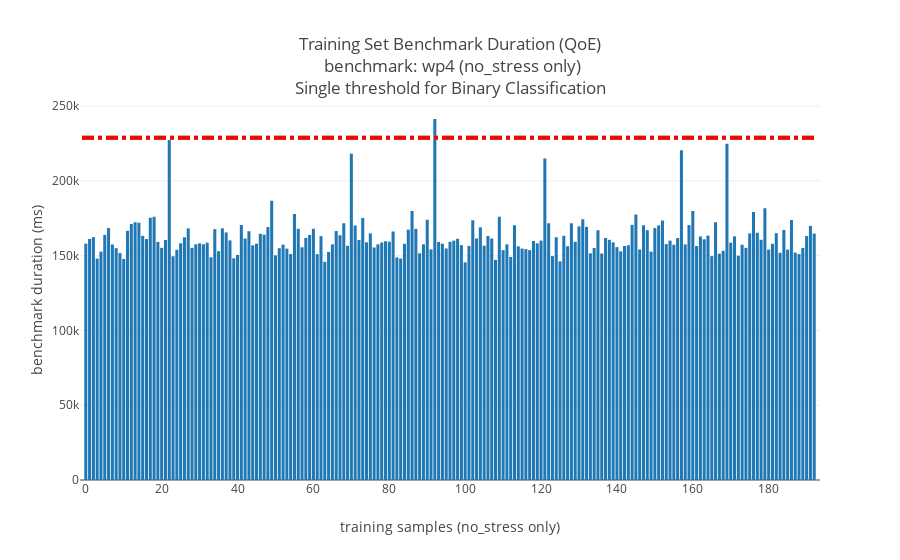
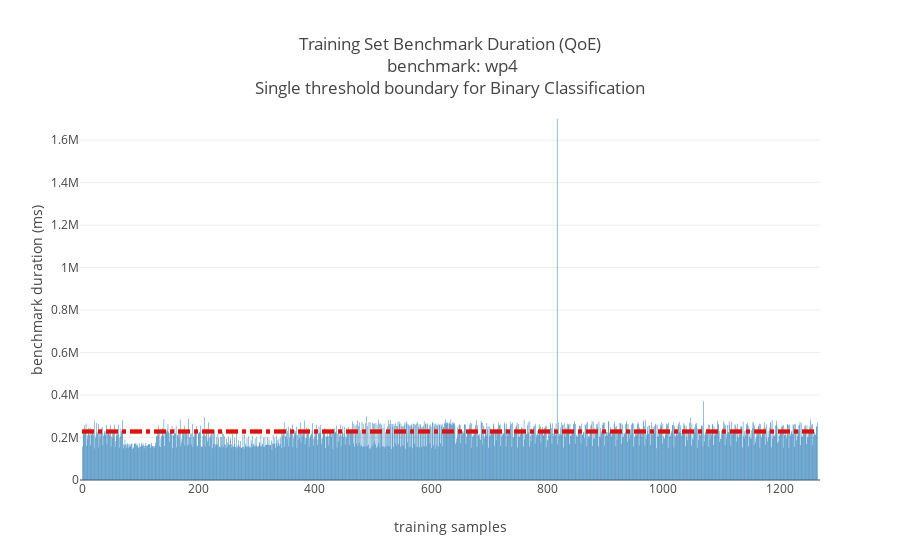
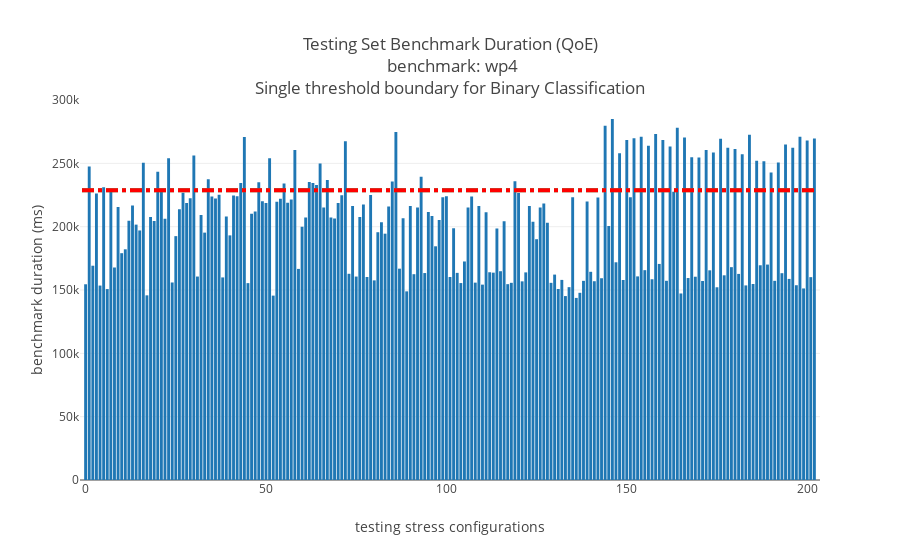
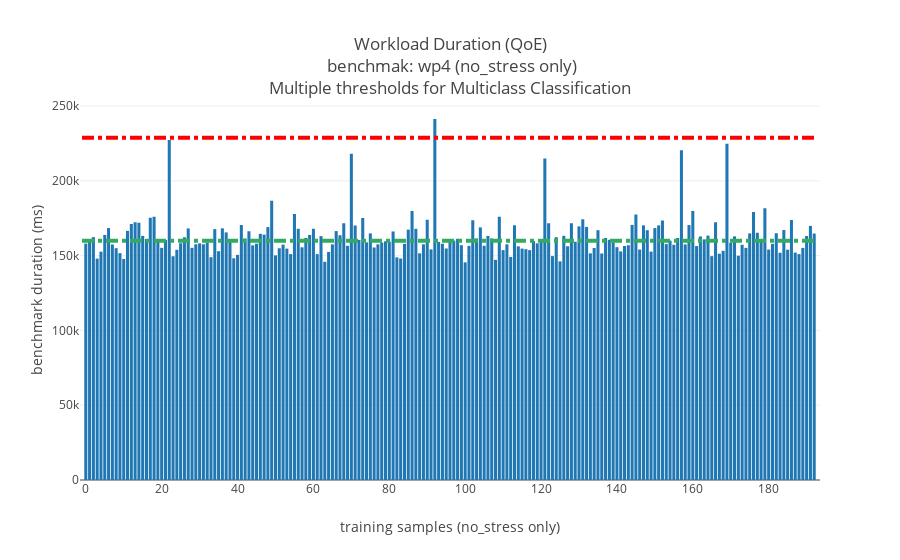

The code cell stored with these charts, in order, in its notebook:
### Code cell
plotWithBoundaries(dfIndexNoStress,'elapse_time','training samples (no_stress only)','benchmark duration (ms)','Training Set Benchmark Duration (QoE)<br> benchmark: wp4 (no_stress only)<br>Single threshold for Binary Classification',indexNoStressHigh,indexNoStressHigh)
plotWithBoundaries(dfIndex,'elapse_time','training samples','benchmark duration (ms)','Training Set Benchmark Duration (QoE)<br> benchmark: wp4<br>Single threshold boundary for Binary Classification',indexNoStressHigh,indexNoStressHigh)
plotWithBoundaries(dfIndexTest,'elapse_time','testing stress configurations','benchmark duration (ms)','Testing Set Benchmark Duration (QoE)<br> benchmark: wp4<br>Single threshold boundary for Binary Classification',indexNoStressHigh,indexNoStressHigh)
plotWithBoundaries(dfIndexNoStress,'elapse_time','training samples (no_stress only)','benchmark duration (ms)','Workload Duration (QoE)<br> benchmak: wp4 (no_stress only)<br>Multiple thresholds for Multiclass Classification',indexNoStressLow,indexNoStressHigh)
plotWithBoundaries(dfIndex,'elapse_time','training samples','benchmark duration (ms)','Training Set Benchmark Duration (QoE)<br> benchmark: wp4<br>Multiple threshold boundaries for Multiclass Classification',indexNoStressLow,indexNoStressHigh)
plotWithBoundaries(dfIndexTest,'elapse_time','testing samples','benchmark duration (ms)','Testing Set Benchmark Duration (QoE)<br> benchmark: wp4<br>Multiple threshold boundaries for Multiclass Classification',indexNoStressLow,indexNoStressHigh)

### Figure 1 — Plotly figure (JSON) as saved in the notebook; plotly's stock layout.template omitted (floating-point values rounded to 4 significant figures; data arrays with more than 128 entries replaced by an {"elided": "..."} marker saying what was removed)
{"data": [{"y": {"elided": "193 int values"}, "x": {"elided": "193 int values"}, "type": "bar", "name": "sample", "uid": "6a7504c5-0e5c-48c1-83f4-b3196b474492"}], "layout": {"shapes": [{"y1": 228735, "y0": 228735, "line": {"color": "rgb(50, 171, 96)", "dash": "dashdot", "width": 4}, "x1": 193, "type": "line", "x0": -1}, {"y1": 228735, "y0": 228735, "line": {"color": "rgb(255,0,0)", "dash": "dashdot", "width": 4}, "x1": 193, "type": "line", "x0": -1}], "title": {"text": "Training Set Benchmark Duration (QoE)<br> benchmark: wp4 (no_stress only)<br>Single threshold for Binary Classification"}, "xaxis": {"title": {"text": "training samples (no_stress only)"}}, "yaxis": {"title": {"text": "benchmark duration (ms)"}}}}

### Figure 2 — Plotly figure (JSON) as saved in the notebook; plotly's stock layout.template omitted (floating-point values rounded to 4 significant figures; data arrays with more than 128 entries replaced by an {"elided": "..."} marker saying what was removed)
{"data": [{"y": {"elided": "1266 int values"}, "x": {"elided": "1266 int values"}, "type": "bar", "name": "sample", "uid": "d85027e2-122f-4c39-990b-84608f4d82cd"}], "layout": {"shapes": [{"y1": 228735, "y0": 228735, "line": {"color": "rgb(50, 171, 96)", "dash": "dashdot", "width": 4}, "x1": 1266, "type": "line", "x0": -1}, {"y1": 228735, "y0": 228735, "line": {"color": "rgb(255,0,0)", "dash": "dashdot", "width": 4}, "x1": 1266, "type": "line", "x0": -1}], "title": {"text": "Training Set Benchmark Duration (QoE)<br> benchmark: wp4<br>Single threshold boundary for Binary Classification"}, "xaxis": {"title": {"text": "training samples"}}, "yaxis": {"title": {"text": "benchmark duration (ms)"}}}}

### Figure 3 — Plotly figure (JSON) as saved in the notebook; plotly's stock layout.template omitted (floating-point values rounded to 4 significant figures; data arrays with more than 128 entries replaced by an {"elided": "..."} marker saying what was removed)
{"data": [{"y": {"elided": "203 int values"}, "x": {"elided": "203 int values"}, "type": "bar", "name": "sample", "uid": "2cbed4a0-3d0e-4cc4-b25a-82e82a963cc4"}], "layout": {"shapes": [{"y1": 228735, "y0": 228735, "line": {"color": "rgb(50, 171, 96)", "dash": "dashdot", "width": 4}, "x1": 203, "type": "line", "x0": -1}, {"y1": 228735, "y0": 228735, "line": {"color": "rgb(255,0,0)", "dash": "dashdot", "width": 4}, "x1": 203, "type": "line", "x0": -1}], "title": {"text": "Testing Set Benchmark Duration (QoE)<br> benchmark: wp4<br>Single threshold boundary for Binary Classification"}, "xaxis": {"title": {"text": "testing stress configurations"}}, "yaxis": {"title": {"text": "benchmark duration (ms)"}}}}

### Figure 4 — Plotly figure (JSON) as saved in the notebook; plotly's stock layout.template omitted (floating-point values rounded to 4 significant figures; data arrays with more than 128 entries replaced by an {"elided": "..."} marker saying what was removed)
{"data": [{"y": {"elided": "193 int values"}, "x": {"elided": "193 int values"}, "type": "bar", "name": "sample", "uid": "e50c2d5f-a5eb-42b9-b0f4-18c916b9ab0e"}], "layout": {"shapes": [{"y1": 160003, "y0": 160003, "line": {"color": "rgb(50, 171, 96)", "dash": "dashdot", "width": 4}, "x1": 193, "type": "line", "x0": -1}, {"y1": 228735, "y0": 228735, "line": {"color": "rgb(255,0,0)", "dash": "dashdot", "width": 4}, "x1": 193, "type": "line", "x0": -1}], "title": {"text": "Workload Duration (QoE)<br> benchmak: wp4 (no_stress only)<br>Multiple thresholds for Multiclass Classification"}, "xaxis": {"title": {"text": "training samples (no_stress only)"}}, "yaxis": {"title": {"text": "benchmark duration (ms)"}}}}
